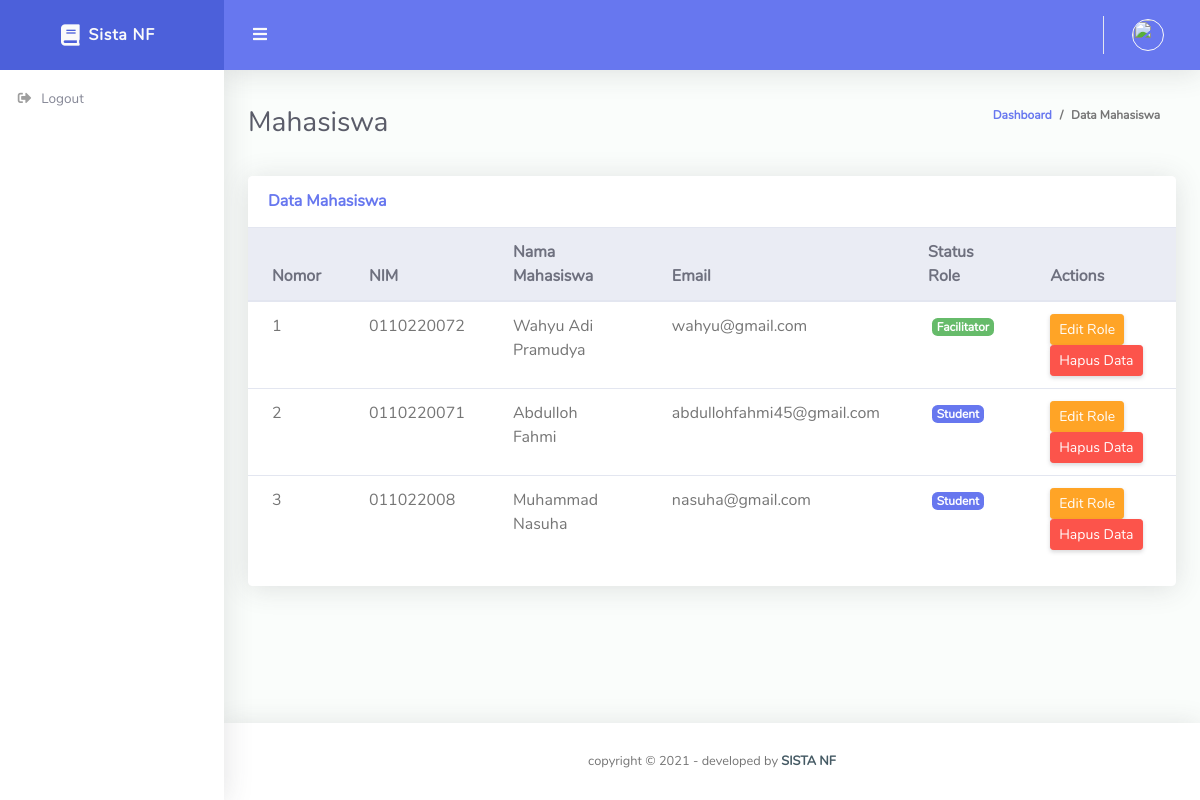
Screenshot of /index.php/mahasiswa with the database file from the repository.
### tables this page shows
CREATE TABLE `users` (
  `id` int(11) NOT NULL,
  `name` varchar(100) NOT NULL,
  `nim` varchar(50) NOT NULL,
  `image_url` varchar(100) NOT NULL,
  `email` varchar(100) NOT NULL,
  `password` varchar(255) NOT NULL,
  `role_id` int(11) NOT NULL,
  `date_created` datetime NOT NULL
);

CREATE TABLE `users_role` (
  `id` int(11) NOT NULL,
  `role` varchar(125) NOT NULL
);

### application/controllers/Mahasiswa.php (called while the page is built, shortened)
<?php
class Mahasiswa extends CI_Controller {
    public function __construct()
	{
		$this->load->model('user_model');
        $this->load->model('user_role_model');
        $this->load->library('form_validation');
	}
    public function index() {
        $data['title'] = 'Data Mahasiswa';
        $data['mahasiswa'] = $this->user_model->getAllMahasiswa();
        $data['user'] = $this->user_model->checkUser($this->session->userdata('email'));
        $this->load->view('components/sidebar', $data);
        $this->load->view('components/header');
        $this->load->view('pages/admin/mahasiswa/list', $data);
        $this->load->view('components/modal_logout');
        $this->load->view('components/footer');
    }
}

### index.php (called while the page is built, shortened)
<?php
require_once BASEPATH.'core/CodeIgniter.php';

### application/models/User_Model.php (called while the page is built, shortened)
<?php
class User_Model extends CI_Model {
    private $table = 'users';
    public function checkUser($email) {
        $this->db->select('*');
        $this->db->from($this->table);
        $this->db->join('users_role', 'users_role.id = '. $this->table .' .role_id');
        $this->db->where('users.email', $email);
        $user = $this->db->get()->row_array();
        return $user;
    }
    public function getAllMahasiswa() {
        $this->db->select('users.id, users_role.role, users.name, users.nim, users.email, users.role_id');
        $this->db->from($this->table);
        $this->db->join('users_role', 'users_role.id = users.role_id');
        $this->db->where('role_id !=', 1);
        $mahasiswa = $this->db->get();
        return $mahasiswa;
    }
}
?>

### application/views/pages/admin/mahasiswa/list.php (the view, shortened to what this page needs)
<div class="container-fluid" id="container-wrapper">
    <div class="d-sm-flex align-items-center justify-content-between mb-4">
        <h1 class="h3 mb-0 text-gray-800">Mahasiswa</h1>
        <ol class="breadcrumb">
            <li class="breadcrumb-item"><a href="<?= base_url('dashboard') ?>">Dashboard</a></li>
            <li class="breadcrumb-item active" aria-current="page">Data Mahasiswa</li>
        </ol>
    </div>
    <div class="row">
        <div class="col-lg-12 mb-4">
            <div class="card">
                <div class="card-header py-3 d-flex flex-row align-items-center justify-content-between">
                    <h6 class="m-0 font-weight-bold text-primary">Data Mahasiswa</h6>
                </div>
                <div class="table-responsive">
                    <table class="table align-items-center table-flush">
                        <thead class="thead-light">
                            <tr>
                                <th>Nomor</th>
                                <th>NIM</th>
                                <th>Nama Mahasiswa</th>
                                <th>Email</th>
                                <th>Status Role</th>
                                <th>Actions</th>
                            </tr>
                        </thead>
                        <tbody>
                            <?php
                            if($mahasiswa->num_rows() < 1) : ?>
                            <tr>
                                <td colspan="7" style="text-align: center;">Maaf data tidak ada</td>
                            </tr>
                            <?php else: ?>
                            <?php
                            $nomor = 1;
                            foreach($mahasiswa->result() as $row) : ?>
                            <tr>
                                <td><?= $nomor ?></td>
                                <td><?= $row->nim ?></td>
                                <td><?= $row->name  ?></td>
                                <td><?= $row->email  ?></td>
                                <td>
                                    <?php if($row->role_id == 3) : ?>
                                    <span class="badge badge-primary mx-1">
                                        <?= $row->role  ?>
                                    </span>
                                    <?php else: ?>
                                    <span class="badge badge-success mx-1">
                                        <?= $row->role  ?>
                                    </span>
                                    <?php endif; ?>
                                </td>
                                <td><a class="btn btn-sm btn-warning mr-2"
                                        href="<?= base_url(); ?>mahasiswa/edit/<?= $row->id; ?>" title="Edit">Edit
                                        Role</a>
                                    <a class="btn btn-sm btn-danger"
                                        href="<?= base_url(); ?>mahasiswa/delete/<?= $row->id; ?>" title="Delete"
                                        onclick="return confirm('Are u sure?')">Hapus Data</a>
                                </td>
                            </tr>
                            <?php
                        $nomor++;
                        endforeach; ?>
                            <?php endif; ?>
                        </tbody>
                    </table>
                </div>
                <div class="card-footer"></div>
            </div>
        </div>
    </div>

### rows the page displays
users: nim "0110220072", name "Wahyu Adi Pramudya", email "wahyu@gmail.com", users_role.role "Facilitator"
users: nim "0110220071", name "Abdulloh Fahmi", email "abdullohfahmi45@gmail.com", users_role.role "Student"
users: nim "011022008", name "Muhammad Nasuha", email "nasuha@gmail.com", users_role.role "Student"
